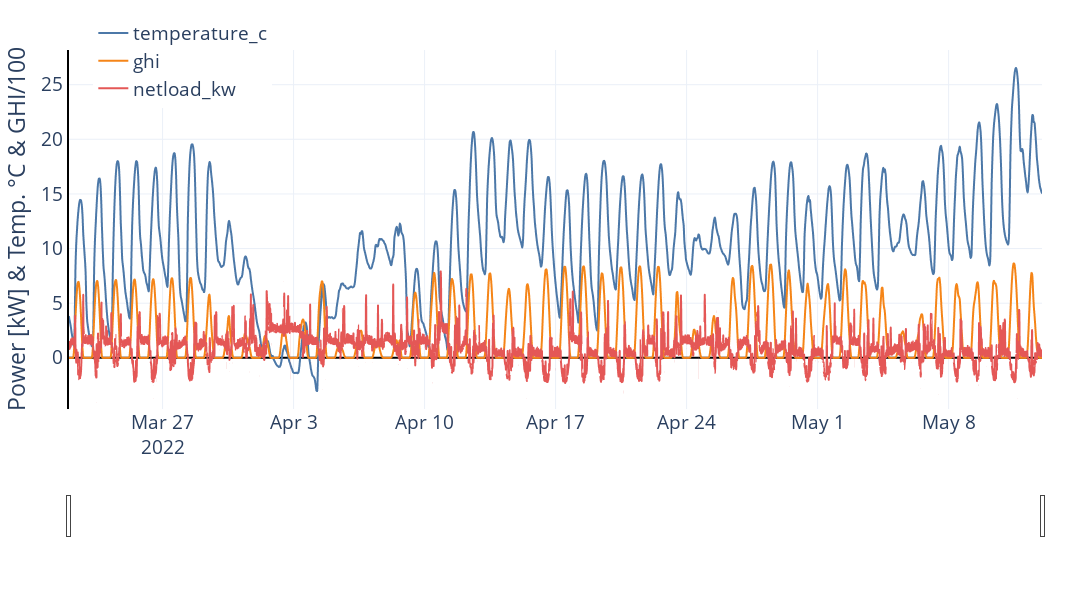

The cell this chart's notebook holds for it:
### Code cell
fig = px.line(df)
fig.update_layout(
    layout,
    height=600,
    width=1100,
    showlegend=True,
    legend={"x": 0.025, "y": 1.1},
    legend_title="",
    xaxis_title="",
    yaxis_title="Power [kW] & Temp. °C & GHI/100",
    yaxis_showline=True, yaxis_linewidth=2, yaxis_linecolor='black',
    xaxis_showline=False, xaxis_linewidth=2, xaxis_linecolor='black',
    xaxis_tickangle=0, xaxis_rangeslider_visible=True)
fig.show()

### Figure 1 — Plotly figure (JSON) as saved in the notebook; plotly's stock layout.template omitted (floating-point values rounded to 4 significant figures; data arrays with more than 128 entries replaced by an {"elided": "..."} marker saying what was removed)
{"data": [{"hovertemplate": "variable=temperature_c<br>index=%{x}<br>value=%{y}<extra></extra>", "legendgroup": "temperature_c", "line": {"color": "#4C78A8", "dash": "solid"}, "marker": {"symbol": "circle"}, "mode": "lines", "name": "temperature_c", "showlegend": true, "type": "scattergl", "x": {"elided": "4992 str values"}, "xaxis": "x", "y": {"elided": "4992 float values"}, "yaxis": "y"}, {"hovertemplate": "variable=ghi<br>index=%{x}<br>value=%{y}<extra></extra>", "legendgroup": "ghi", "line": {"color": "#F58518", "dash": "solid"}, "marker": {"symbol": "circle"}, "mode": "lines", "name": "ghi", "showlegend": true, "type": "scattergl", "x": {"elided": "4992 str values"}, "xaxis": "x", "y": {"elided": "4992 float values"}, "yaxis": "y"}, {"hovertemplate": "variable=netload_kw<br>index=%{x}<br>value=%{y}<extra></extra>", "legendgroup": "netload_kw", "line": {"color": "#E45756", "dash": "solid"}, "marker": {"symbol": "circle"}, "mode": "lines", "name": "netload_kw", "showlegend": true, "type": "scattergl", "x": {"elided": "4992 str values"}, "xaxis": "x", "y": {"elided": "4992 float values"}, "yaxis": "y"}], "layout": {"font": {"size": 19}, "height": 600, "legend": {"title": {"text": ""}, "tracegroupgap": 0, "x": 0.025, "y": 1.1}, "margin": {"b": 10, "l": 20, "r": 50, "t": 50}, "showlegend": true, "width": 1100, "xaxis": {"anchor": "y", "autorange": true, "domain": [0, 1], "linecolor": "black", "linewidth": 2, "range": ["2022-03-22", "2022-05-12 23:45"], "rangeslider": {"autorange": true, "range": ["2022-03-22", "2022-05-12 23:45"], "visible": true, "yaxis": {"_template": null, "rangemode": "match"}}, "showline": false, "tickangle": 0, "title": {"text": ""}, "type": "date", "zerolinecolor": "black", "zerolinewidth": 2}, "yaxis": {"anchor": "x", "autorange": true, "domain": [0, 1], "linecolor": "black", "linewidth": 2, "range": [-4.685, 28.17], "showline": true, "title": {"text": "Power [kW] & Temp. °C & GHI/100"}, "type": "linear", "zerolinecolor": "black", "zerolinewidth": 2}}}
